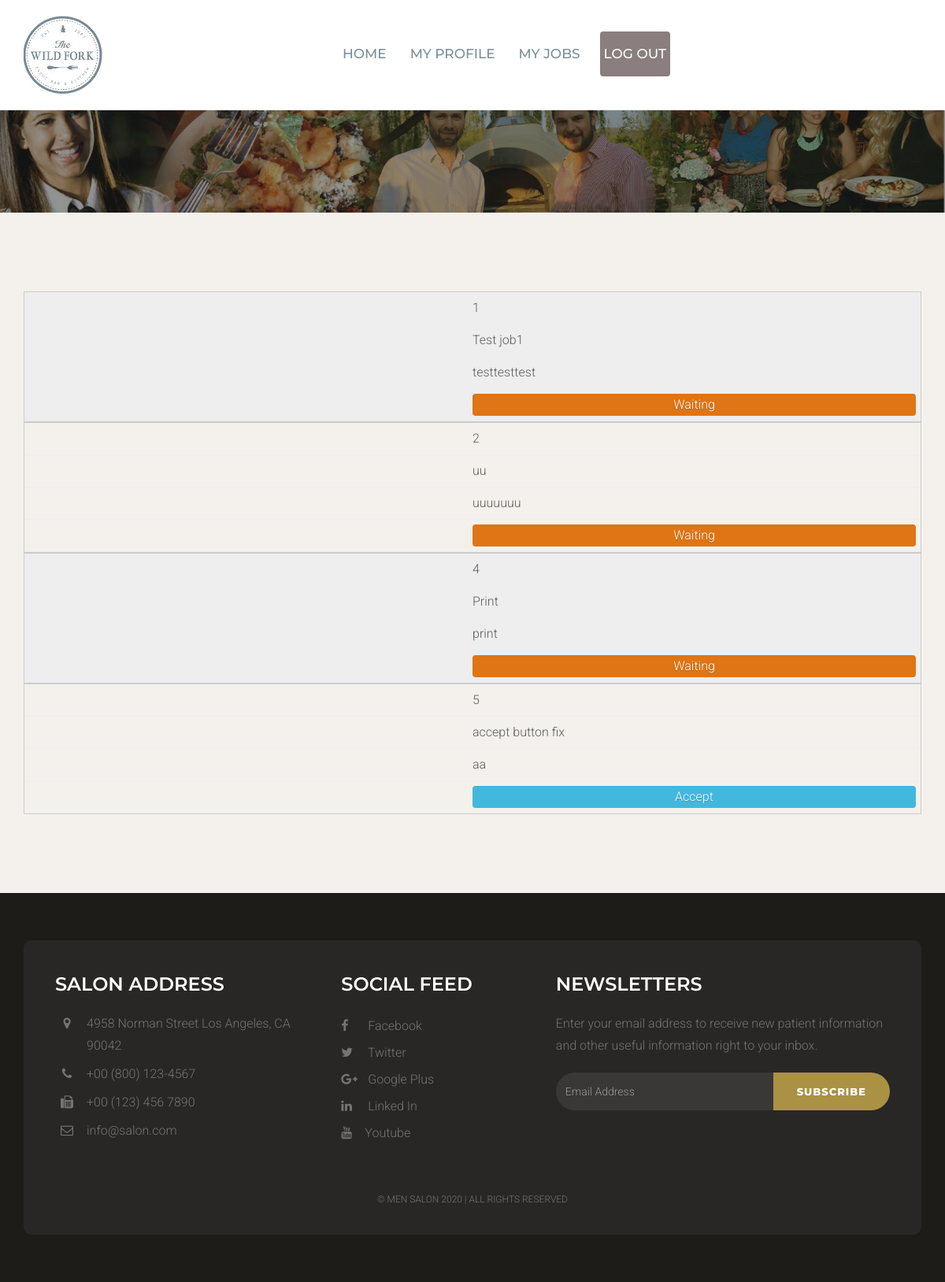
The page /job/request (signed in) on the database as committed earlier.
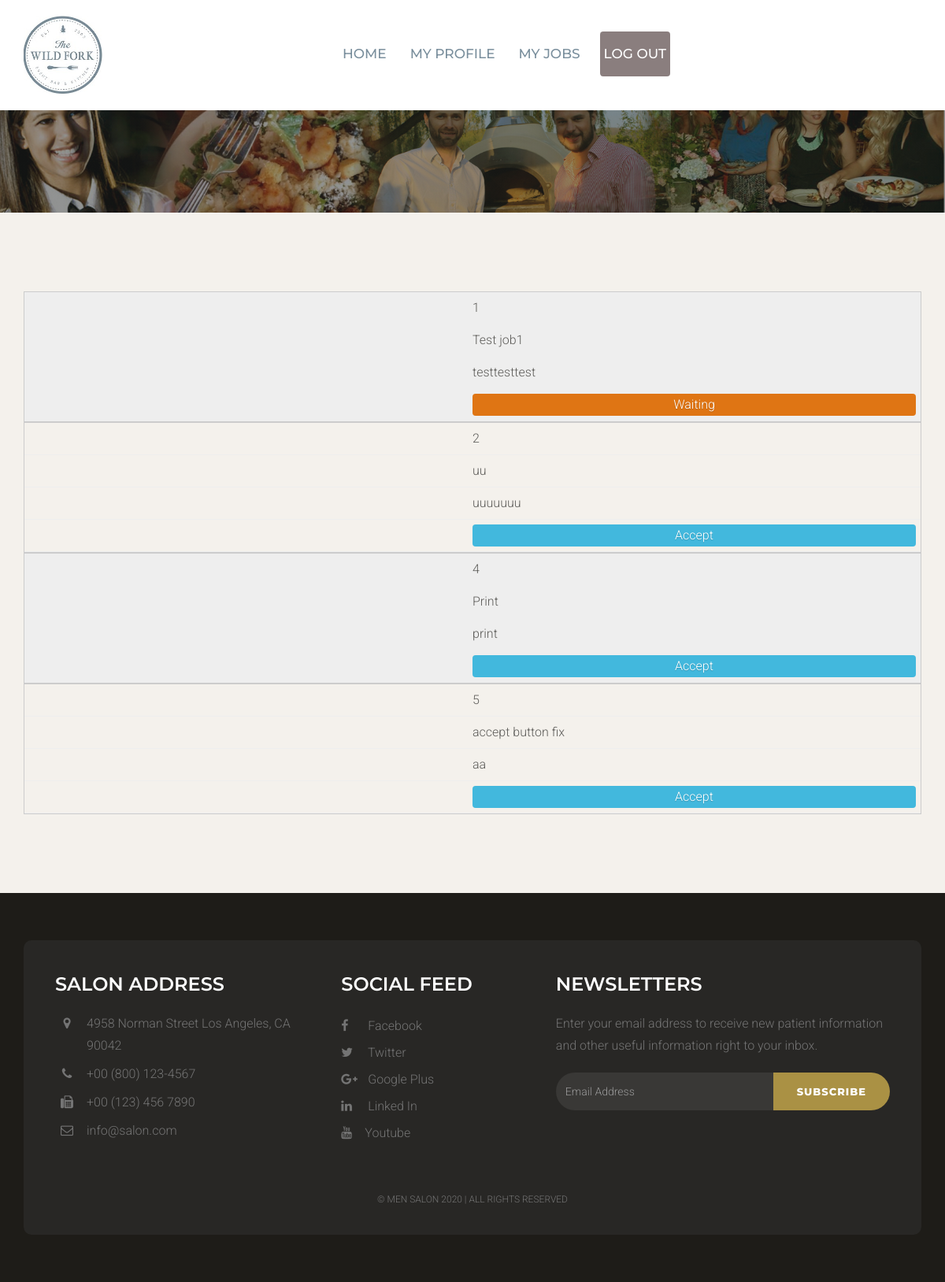
The same page on the database as committed later.
### staffapp/models.py (models this page shows, shortened)
class Requestjob(models.Model):
    user = models.ForeignKey('auth.User')
    profile = models.ForeignKey('Profile')
    job = models.ForeignKey('Job')
    status = models.CharField(max_length=9, choices=REQUEST_STATUS_CHOICES, default="WT")
    processed = models.BooleanField(default =0)
    created_date = models.DateTimeField(
            default=timezone.now)
    published_date = models.DateTimeField(
            blank=True, null=True)

class Job(models.Model):
    writer = models.ForeignKey('auth.User')
    email = models.CharField(max_length=200)
    title = models.CharField(max_length=200)
    location = models.CharField(max_length=300)
    category = models.CharField(max_length=200)
    tags = models.CharField(max_length=200)
    description = models.TextField()
    companyName = models.CharField(max_length=100)
    website = models.CharField(max_length=100)
    tagline = models.CharField(max_length=200)
    staff_members = models.ManyToManyField('Profile', default=[])
    start_time = models.TimeField(default=timezone.now)
    end_time = models.TimeField(default=timezone.now)
    created_date = models.DateTimeField(
            default=timezone.now)
    published_date = models.DateTimeField(
            blank=True, null=True)

### staffapp/views.py (the view)
# urls.py: url(r'job/request', views.requestJob, name='requestjob'),
@login_required
def requestJob(request):
    if request.method == 'POST':
        jobid = int(request.POST['job_id'])
        job = Job.objects.filter(id=jobid)
        if (not job):
            return JsonResponse({'result': false})
        profile = Profile.objects.filter(user = request.user)
        if (not profile):
            return JsonResponse({'result': false})
        newReqjob = Requestjob(user=request.user, job=job[0], profile=profile[0])
        newReqjob.save()
        return JsonResponse({'result': newReqjob.id})
    else:
        requestjobs = Requestjob.objects.filter(user=request.user)
        return render(request, 'requestjoblist.html', {'requestjobs': requestjobs})

### staffapp/templates/requestjoblist.html (shortened to what this page needs)
{% extends 'layouts/base.html' %}
{% load staticfiles %}
{% block content %}
    {% include 'layouts/header.html' %}
    <div class="space-medium bg-default">
        <div class="container">
            <table>
                <tbody>
                    {% for request in requestjobs %}
                    <tr>
                        <td>{{request.job.id}}</td>
                        <td>{{request.job.title}}</td>
                        <td>{{request.job.description}}</td>
                        <td>
                            {% if request.status == 'AC' %}
                            <p class="button-secondary">Accept</p>
                            {% elif request.status == 'DE' %}
                            <p class="button-error">Decline</p>
                            {% else %}
                            <p class="button-warning">Waiting</p>
                            {% endif %}
                        </td>
                    </tr>
                    {% endfor %}
                </tbody>
            </table>
        </div>
    </div>
    {% include 'layouts/footer.html' %}
{% endblock %}

Rows that differ between the two databases and show on the page:
changed Requestjob "uu": status "Waiting" → "Accept"
changed Requestjob "Print": status "Waiting" → "Accept"
